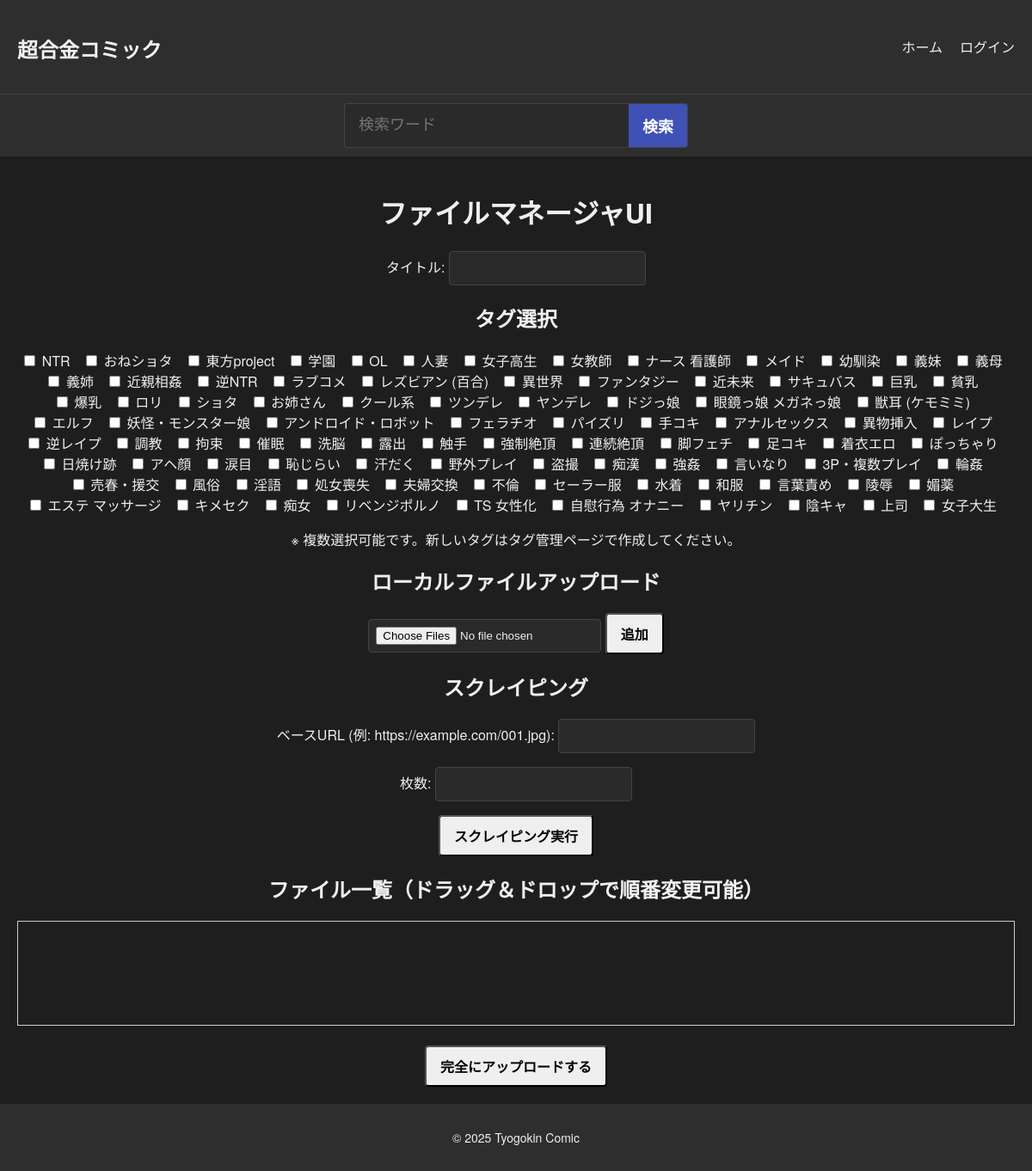
The app's page /file-manager/, older data.
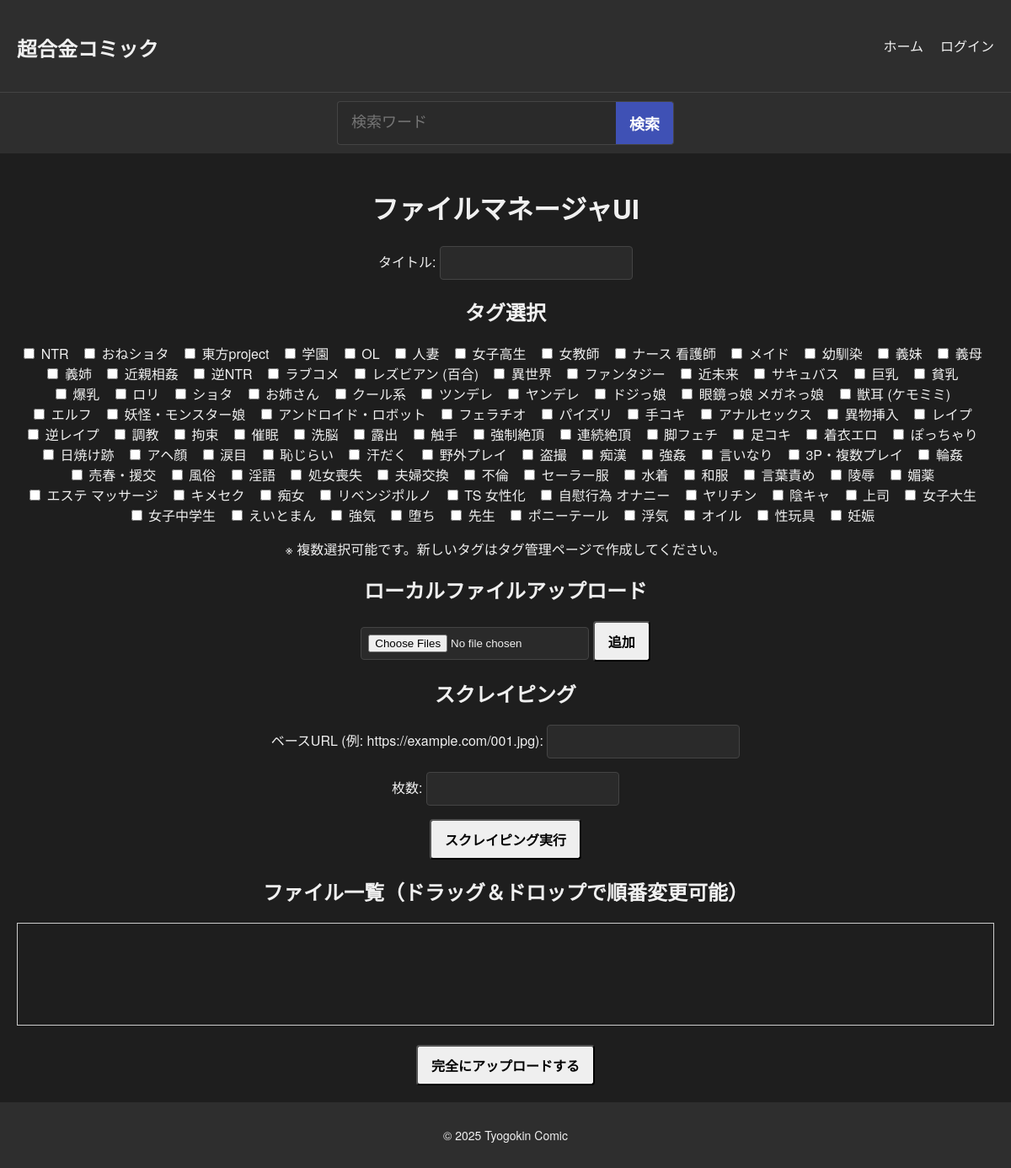
The same page, newer data.
### comic_app/models.py (models this page shows, shortened)
class Tag(models.Model):
    name = models.CharField(max_length=50, unique=True)

### comic_app/views.py (the view)
# urls.py: path('file-manager/', file_manager, name='file_manager'),
def file_manager(request):
    from .models import Tag  # GET 時にタグ一覧を渡すためのインポート
    if request.method == 'POST':
        title = request.POST.get('title')
        image_count = int(request.POST.get('image_count', '0'))
        selected_images = []
        for i in range(image_count):
            if request.POST.get(f'selected_{i}') == 'on':
                base64_data = request.POST.get(f'image_{i}')
                filename = request.POST.get(f'filename_{i}')
                selected_images.append({'base64': base64_data, 'filename': filename})
        selected_tag_ids = request.POST.getlist('tags')
        if title and selected_images:
            try:
                first_image = selected_images[0]
                comic = Comic.objects.create(
                    title=title,
                    thumbnail=ContentFile(base64.b64decode(first_image['base64']), name=first_image['filename'])
                )
                if selected_tag_ids:
                    comic.tags.set(selected_tag_ids)
                for img in selected_images:
                    ComicImage.objects.create(
                        comic=comic,
                        image=ContentFile(base64.b64decode(img['base64']), name=img['filename'])
                    )
            except StorageFullException as e:
                return render(request, "comic_app/storage_full_error.html", {"error_message": str(e)})
            except Exception as e:
                err_msg = str(e)
                if "再認証" in err_msg:
                    return render(request, "comic_app/re_authentication_required.html", {"error_message": err_msg})
                else:
                    messages.error(request, f"アップロードエラー: {err_msg}")
                    return redirect('file_manager')
            return redirect('comic_list')
        else:
            error = "タイトルと少なくとも1つの画像を選択してください。"
            tags = Tag.objects.all()
            return render(request, 'comic_app/file_manager.html', {'error': error, 'scrape_form': ScrapeImagesForm(), 'tags': tags})
    else:
        tags = Tag.objects.all()
        return render(request, 'comic_app/file_manager.html', {'scrape_form': ScrapeImagesForm(), 'tags': tags})

### comic_app/forms.py
class ScrapeImagesForm(forms.Form):
    base_url = forms.URLField(label="ベースURL (例: https://example.com/001.jpg)")
    count = forms.IntegerField(label="枚数", min_value=1)

### comic_app/context_processors.py (called while the page is built)
def free_storage(request):
    if request.user.is_superuser:
        total_free_bytes = get_total_free_storage()
        total_free_gb = total_free_bytes / (1024 ** 3)
        storage_str = f"{total_free_gb:.2f} GB"
    else:
        storage_str = ""
    return {'total_free_storage': storage_str}

### comic_app/templates/comic_app/file_manager.html (shortened to what this page needs)
{% extends "comic_app/base.html" %}
{% load static %}
{% block content %}
<h1>ファイルマネージャUI</h1>
<div>
  <label for="comic_title">タイトル:</label>
  <input type="text" id="comic_title" name="title" form="finalForm" required>
</div>
<div>
  <h2>タグ選択</h2>
  <div>
    {% for tag in tags %}
      <label style="display:inline-block; margin-right: 10px;">
        <input type="checkbox" name="tags" value="{{ tag.id }}" form="finalForm">
        {{ tag.name }}
      </label>
    {% endfor %}
  </div>
  <p>※ 複数選択可能です。新しいタグはタグ管理ページで作成してください。</p>
</div>
<div>
  <h2>ローカルファイルアップロード</h2>
  <input type="file" id="localFiles" multiple accept="image/*">
  <button type="button" onclick="addLocalFiles()">追加</button>
</div>
<div>
  <h2>スクレイピング</h2>
  <form id="scrapeForm">
    {{ scrape_form.as_p }}
    <button type="button" onclick="scrapeImages()">スクレイピング実行</button>
  </form>
</div>
<h2>ファイル一覧（ドラッグ＆ドロップで順番変更可能）</h2>
<div id="fileManager" style="border: 1px solid #ccc; padding: 10px; min-height: 100px;">
</div>
<br>
<form id="finalForm" method="post" action="{% url 'file_manager' %}">
  <button type="submit">完全にアップロードする</button>
</form>
{% endblock %}

### comic_app/templates/comic_app/base.html (shortened to what this page needs)
{% load static %}
<!DOCTYPE html>
<html lang="ja">
<head>
    <link rel="stylesheet" href="{% static 'css/styles.css' %}">
</head>
<body class="dark-theme">
<div class="page-wrapper">
    <header class="header">
        <h1 class="site-title">
          <a href="{% url 'comic_list' %}">超合金コミック</a>
        </h1>
        <nav class="navbar" id="navbar">
            <ul>
                <li><a href="{% url 'comic_list' %}">ホーム</a></li>
                {% if user.is_authenticated %}
                    {% if user.is_superuser and total_free_storage %}
                        <li class="storage-info">残りストレージ容量: {{ total_free_storage }}</li>
                    {% endif %}
                    <li>
                        <form id="logout-form" action="{% url 'logout' %}" method="post" style="display:inline;">
                            {% csrf_token %}
                            <button type="submit" class="btn btn-primary">ログアウト ({{ user.username }})</button>
                        </form>
                    </li>
                {% else %}
                    <li><a href="{% url 'login' %}">ログイン</a></li>
                {% endif %}
            </ul>
        </nav>
    </header>
    <div class="search-container">
        <form action="{% url 'search_comics' %}" method="get">
            <input type="text" name="q" placeholder="検索ワード">
            <button type="submit" class="btn btn-search">検索</button>
        </form>
    </div>
    <main>
        {% block content %}{% endblock %}
    </main>
</div>
<footer>
    <p>&copy; 2025 Tyogokin Comic</p>
</footer>
</body>
</html>

### comic_app/static/css/styles.css (style rules this page uses)
html, body { margin: 0; padding: 0; height: 100%; background-color: #1e1e1e; color: #f0f0f0; font-family: 'Helvetica Neue', Helvetica, Arial, sans-serif; }
.page-wrapper { display: flex; flex-direction: column; min-height: 100vh; }
.page-wrapper main { flex: 1; }
button, input[type="submit"], input[type="reset"], input[type="button"], a.btn { display: inline-block; padding: 10px 16px; text-decoration: none; border-radius: 4px; transition: background-color 0.2s ease, transform 0.2s ease; font-size: 16px; font-weight: 600; cursor: pointer; }
input[type="file"] { display: inline-block; border: 1px solid #444; border-radius: 4px; padding: 8px; background-color: #2a2a2a; color: #f0f0f0; cursor: pointer; transition: background-color 0.2s ease, transform 0.2s ease; }
input[type="text"], input[type="url"], input[type="number"], textarea, select { background-color: #2a2a2a; border: 1px solid #444; border-radius: 4px; padding: 10px; color: #f0f0f0; font-size: 16px; outline: none; transition: border-color 0.2s ease, box-shadow 0.2s ease; }
.header { background-color: #2e2e2e; padding: 10px 20px; display: flex; align-items: center; justify-content: space-between; position: relative; }
.site-title a { text-decoration: none; color: #f0f0f0; font-size: 24px; font-weight: bold; }
.navbar { display: flex; }
.navbar ul { list-style: none; margin: 0; padding: 0; display: flex; gap: 20px; }
.navbar ul li a { text-decoration: none; color: #f0f0f0; font-size: 16px; transition: transform 0.2s ease, color 0.2s ease; }
.search-container { width: 100%; padding: 10px 0; text-align: center; background-color: #2e2e2e; border-top: 1px solid #444; }
.search-container form { display: inline-flex; width: calc(100% - 20px); max-width: 400px; margin: 0 auto; }
.search-container input[type="text"] { flex: 1; padding: 12px 16px; border: 1px solid #444; border-right: none; border-radius: 4px 0 0 4px; background-color: #2a2a2a; color: #f0f0f0; font-size: 18px; outline: none; transition: border-color 0.2s ease, box-shadow 0.2s ease; }
.btn.btn-search { background-color: #3f51b5; color: #fff; border: 1px solid #444; border-left: none; border-radius: 0 4px 4px 0; padding: 12px 16px; font-size: 18px; font-weight: bold; cursor: pointer; transition: background-color 0.2s ease, transform 0.2s ease; }
main { max-width: 1200px; margin: 0 auto; text-align: center; padding: 20px; }
footer { background-color: #2e2e2e; text-align: center; padding: 15px; font-size: 14px; }

Row changes from the older to the newer data that the page shows:
added Tag: name "女子中学生"
added Tag: name "えいとまん"
added Tag: name "強気"
added Tag: name "堕ち"
added Tag: name "先生"
added Tag: name "ポニーテール"
added Tag: name "浮気"
added Tag: name "オイル"
added Tag: name "性玩具"
added Tag: name "妊娠"
